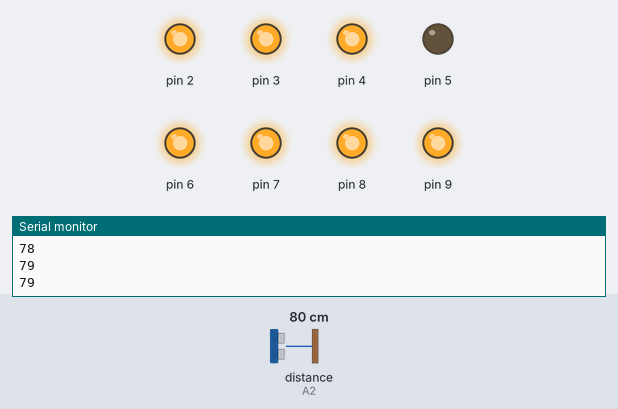
Recording of a sketch running on a simulated Arduino Uno, built with avr-gcc and run on an emulated ATmega328P. On the bench: output pins drawn as LEDs (lit = HIGH), the last lines printed to the serial monitor. Wiring (inferred from the names in the program): ultrasonic range finder: trigger A3; echo A2. Dashed ring = blinking. The test bench sets the inputs (shaded band); at power-on: distance to the obstacle (sensor on A2) 80 cm. The echo pulse lasts 58.3 µs per cm; pins used as bus, display or sensor lines are not drawn.

Above: at 1.3 s.
1.4 s: distance to the obstacle (sensor on A2) set to 13 cm
3.2 s: distance to the obstacle (sensor on A2) set to 9 cm
At 4.9 s:
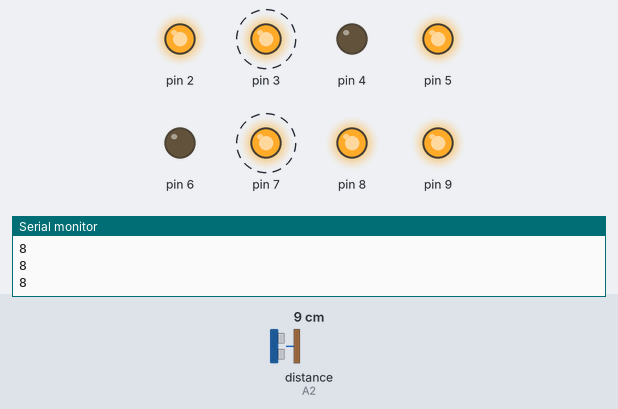
6.2 s: distance to the obstacle (sensor on A2) set to 5 cm
At 7.0 s:
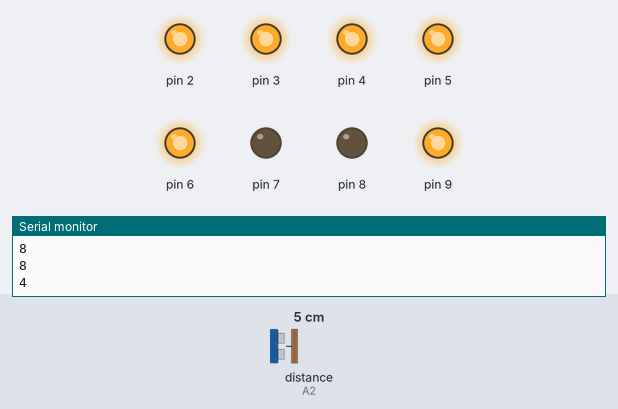
8.0 s: distance to the obstacle (sensor on A2) set to 9 cm
At 11.0 s:
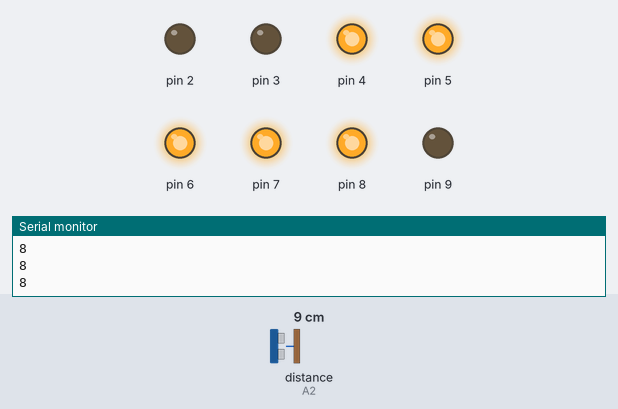
Timing chart, 0 to 12.0 s (numbered marks = the images above; inputs shaded):
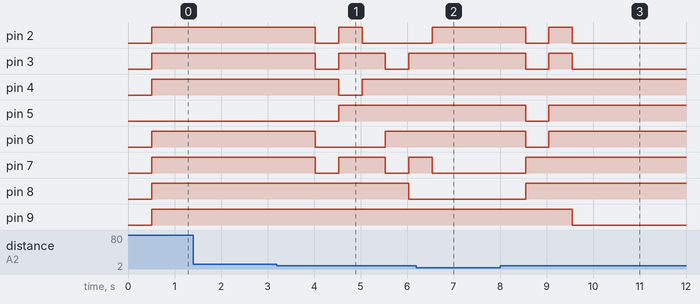

The sketch:

sensor_de_personas.ino
```cpp
/*
 Fundacion Kinal
 Electronica
Grado: Quito perito
seccion: A
curso: taller de electronica
Nombre: Diego Alejandro Culajay Gonzalez
carnet: 2019485
*/
#define LEDa 7
#define LEDb 8
#define LEDc 4
#define LEDd 3
#define LEDe 2
#define LEDf 6
#define LEDg 5
#define rele 9
#define trig A3
#define echo A2
int Distancia;
int Duracion;
int conteo =0;

void setup() {
  Serial.begin(9600);
  pinMode(7,OUTPUT);
  pinMode(8,OUTPUT);
  pinMode(4,OUTPUT);
  pinMode(3,OUTPUT);
  pinMode(2,OUTPUT);
  pinMode(6,OUTPUT);
  pinMode(5,OUTPUT);
  pinMode(9,OUTPUT);
  pinMode(A3,OUTPUT);
  pinMode(A2,INPUT);
}
void loop() {
  digitalWrite(trig,HIGH);
  delay(1);
  digitalWrite(trig,LOW);
  Duracion = pulseIn(echo,HIGH);
  Distancia = Duracion / 59;
  Serial.println(Distancia);
  delay(500);

if(Distancia > 5 && Distancia < 11){
  conteo = conteo +1;
}

    if(conteo==0){
    digitalWrite(7,HIGH); //A
    digitalWrite(8,HIGH); //B
    digitalWrite(4,HIGH);  //C
    digitalWrite(3,HIGH);  //D
    digitalWrite(2,HIGH);  //E
    digitalWrite(6,HIGH);  //F
    digitalWrite(5,LOW);   //G
    digitalWrite(9,HIGH);
  }

if(conteo==1){
    digitalWrite(7,LOW); //A
    digitalWrite(8,HIGH); //B
    digitalWrite(4,HIGH);  //C
    digitalWrite(3,LOW);  //D
    digitalWrite(2,LOW);  //E
    digitalWrite(6,LOW);  //F
    digitalWrite(5,LOW);   //G
    digitalWrite(9,HIGH);
  }
  if(conteo==2){
    digitalWrite(7,HIGH); //A
    digitalWrite(8,HIGH); //B
    digitalWrite(4,LOW);  //C
    digitalWrite(3,HIGH);  //D
    digitalWrite(2,HIGH);  //E
    digitalWrite(6,LOW);  //F
    digitalWrite(5,HIGH);   //G
    digitalWrite(9,HIGH);
  }
  if(conteo==3){
    digitalWrite(7,HIGH); //A
    digitalWrite(8,HIGH); //B
    digitalWrite(4,HIGH);  //C
    digitalWrite(3,HIGH);  //D
    digitalWrite(2,LOW);  //E
    digitalWrite(6,LOW);  //F
    digitalWrite(5,HIGH);   //G
    digitalWrite(9,HIGH);
  }
   if(conteo==4){
    digitalWrite(7,LOW); //A
    digitalWrite(8,HIGH); //B
    digitalWrite(4,HIGH);  //C
    digitalWrite(3,LOW);  //D
    digitalWrite(2,LOW);  //E
    digitalWrite(6,HIGH);  //F
    digitalWrite(5,HIGH);   //G
    digitalWrite(9,HIGH);
  }
  if(conteo==5){
    digitalWrite(7,HIGH); //A
    digitalWrite(8,LOW); //B
    digitalWrite(4,HIGH);  //C
    digitalWrite(3,HIGH);  //D
    digitalWrite(2,LOW);  //E
    digitalWrite(6,HIGH);  //F
    digitalWrite(5,HIGH);   //G
    digitalWrite(9,HIGH);
  }
  if(conteo==6){
    digitalWrite(7,LOW); //A
    digitalWrite(8,LOW); //B
    digitalWrite(4,HIGH);  //C
    digitalWrite(3,HIGH);  //D
    digitalWrite(2,HIGH);  //E
    digitalWrite(6,HIGH);  //F
    digitalWrite(5,HIGH);   //G
    digitalWrite(9,HIGH);
  }
  if(conteo==7){
    digitalWrite(7,HIGH); //A
    digitalWrite(8,HIGH); //B
    digitalWrite(4,HIGH);  //C
    digitalWrite(3,LOW);  //D
    digitalWrite(2,LOW);  //E
    digitalWrite(6,LOW);  //F
    digitalWrite(5,LOW);   //G
    digitalWrite(9,HIGH);
  }
  if(conteo==8){
    digitalWrite(7,HIGH); //A
    digitalWrite(8,HIGH); //B
    digitalWrite(4,HIGH);  //C
    digitalWrite(3,HIGH);  //D
    digitalWrite(2,HIGH);  //E
    digitalWrite(6,HIGH);  //F
    digitalWrite(5,HIGH);   //G
    digitalWrite(9,HIGH);
  }
  if(conteo==9){
    digitalWrite(7,HIGH); //A
    digitalWrite(8,HIGH); //B
    digitalWrite(4,HIGH);  //C
    digitalWrite(3,LOW);  //D
    digitalWrite(2,LOW);  //E
    digitalWrite(6,HIGH);  //F
    digitalWrite(5,HIGH);   //G
    digitalWrite(9,LOW);
  }
}
```

Measured:
- the behaviour switches between 12 and 11 cm on distance to the obstacle (sensor on A2) (found by bisection; images 0 and 1)
- the behaviour switches between 7 and 6 cm on distance to the obstacle (sensor on A2) (found by bisection; images 1 and 2)
- after the input at 3.2 s, pin 2: HIGH → LOW after 0.83 s, → HIGH 0.50 s later, → LOW 0.50 s later; pin 3, pin 7: alternates HIGH for 1.0 s and LOW for 0.50 s, starting after 0.83 s; pin 4: HIGH → LOW after 1.3 s, → HIGH 0.50 s later; pin 5: LOW → HIGH after 1.3 s; pin 6: HIGH → LOW after 0.83 s, → HIGH 1.5 s later
- after the input at 6.2 s, pin 2: goes on until 6.5 s, then stays HIGH; pin 3, pin 5, pin 6: stays HIGH (without the input it goes to LOW after 0.84 s); pin 7: goes on until 6.5 s, then stays LOW; pin 8: stays LOW (without the input it goes to HIGH after 0.84 s)
- after the input at 8.0 s, pin 2, pin 3: HIGH → LOW after 0.55 s, → HIGH 0.50 s later, → LOW 0.50 s later; pin 5, pin 6: HIGH → LOW after 0.55 s, → HIGH 0.50 s later; pin 7, pin 8: LOW → HIGH after 0.55 s; pin 9: HIGH → LOW after 1.6 s
